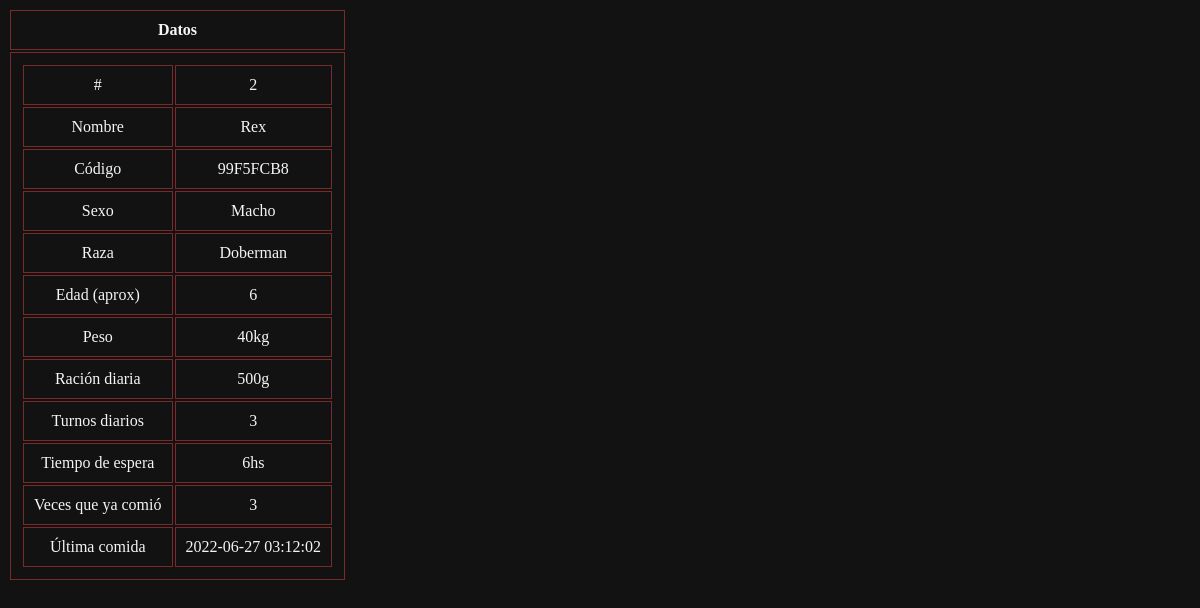
The app's page /verificado.php?id=99F5FCB8 with its own data.
### tables this page shows
CREATE TABLE `perros` (
  `identificador` int(11) NOT NULL,
  `id` varchar(255) NOT NULL,
  `nombre` varchar(255) NOT NULL,
  `foto` varchar(255) NOT NULL,
  `sexo` enum('Macho','Hembra') NOT NULL,
  `raza` varchar(255) NOT NULL,
  `edad` int(11) NOT NULL,
  `peso` int(11) NOT NULL,
  `racion` int(11) NOT NULL,
  `turnos` int(11) NOT NULL,
  `cooldown` int(11) NOT NULL,
  `veces` varchar(255) NOT NULL,
  `ultima` timestamp NOT NULL DEFAULT current_timestamp()
);

### verificado.php (the view, shortened to what this page needs)
<?php
    $id = null;
    if ( !empty($_GET['id'])) {
        $id = $_REQUEST['id'];
    }
    $pdo = Base::connect();
	$pdo->setAttribute(PDO::ATTR_ERRMODE, PDO::ERRMODE_EXCEPTION);
	$sql = "SELECT * FROM perros where id = ?";
	$q = $pdo->prepare($sql);
	$q->execute(array($id));
	$datos = $q->fetch(PDO::FETCH_ASSOC);
?>
<!DOCTYPE html>
<html lang="es">
<head>
	<link rel="stylesheet" href="css/temp.css">
</head>
	<body>
		<div>
			<form>
				<table>
					<tr>
						<td>
						<b>Datos</b>
					</td>
					</tr>
					<tr>
						<td>
							<table>
							<tr>
									<td>#</td>
									<td><?php echo $datos['identificador'];?></td>
								</tr>
								<tr>
									<td>Nombre</td>
									<td><?php echo $datos['nombre'];?></td>
								</tr>
								<tr>
									<td>Código</td>
									<td><?php echo $datos['id'];?></td>
								</tr>
								<tr>
									<td>Sexo</td>
									<td><?php echo $datos['sexo'];?></td>
								</tr>
								<tr>
									<td>Raza</td>
									<td><?php echo $datos['raza'];?></td>
								</tr>
								<tr>
									<td>Edad (aprox)</td>
									<td><?php echo $datos['edad'];?></td>
								</tr>
								<tr>
									<td>Peso</td>
									<td><?php echo $datos['peso'];?>kg</td>
								</tr>
								<tr>
									<td>Ración diaria</td>
									<td><?php echo $datos['racion'];?>g</td>
								</tr>
								<tr>
									<td>Turnos diarios</td>
									<td><?php echo $datos['turnos'];?></td>
								</tr>
								<tr>
									<td>Tiempo de espera</td>
									<td><?php echo $datos['cooldown'];?>hs</td>
								</tr>
								<tr>
									<td>Veces que ya comió</td>
									<td><?php echo $datos['veces'];?></td>
								</tr>
								<tr>
									<td>Última comida</td>
									<td><?php echo $datos['ultima'];?></td>
								</tr>
							</table>
						</td>
					</tr>
				</table>
			</form>
		</div>
	</body>
</html>

### css/temp.css (style rules this page uses)
body { background-color: #121212; color: whitesmoke; }
table { text-align: center; }
table th, table td { padding: 10px; border:rgb(121, 43, 43) 1px solid; }

### records on screen
perros: identificador "2", nombre "Rex", id "99F5FCB8", sexo "Macho", raza "Doberman", edad "6", peso "40", racion "500", turnos "3", cooldown "6", veces "3", ultima "2022-06-27 03:12:02"
